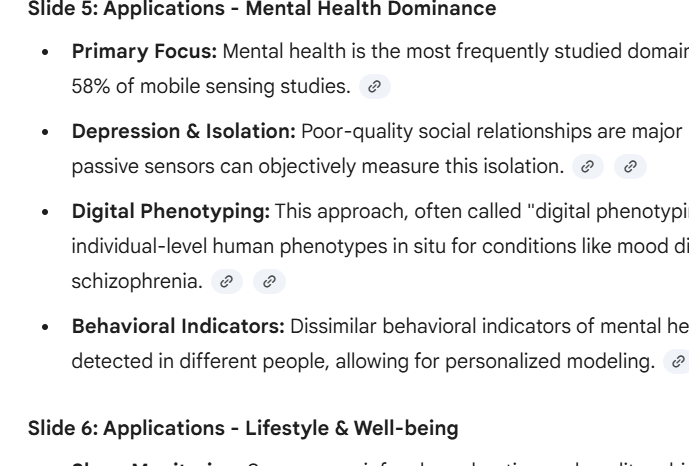
#> input picture backend/sample.png, 689 x 466 px
$ python -i ocr.py   (imports and definitions only)
#> lines starting #> are read from the running program, lines starting #| are printed output that depends on the picture
import cv2
import numpy as np
from PIL import Image
import easyocr

# [1 line that did not run here, left out]


def preprocess_image(image_np):
    if len(image_np.shape) == 3:
        gray = cv2.cvtColor(image_np, cv2.COLOR_BGR2GRAY)
    else:
        gray = image_np

    height, width = gray.shape
#> height = 466; width = 689
    if height < 1000 or width < 1000:
        gray = cv2.resize(gray, None, fx=1.5, fy=1.5, interpolation=cv2.INTER_CUBIC)
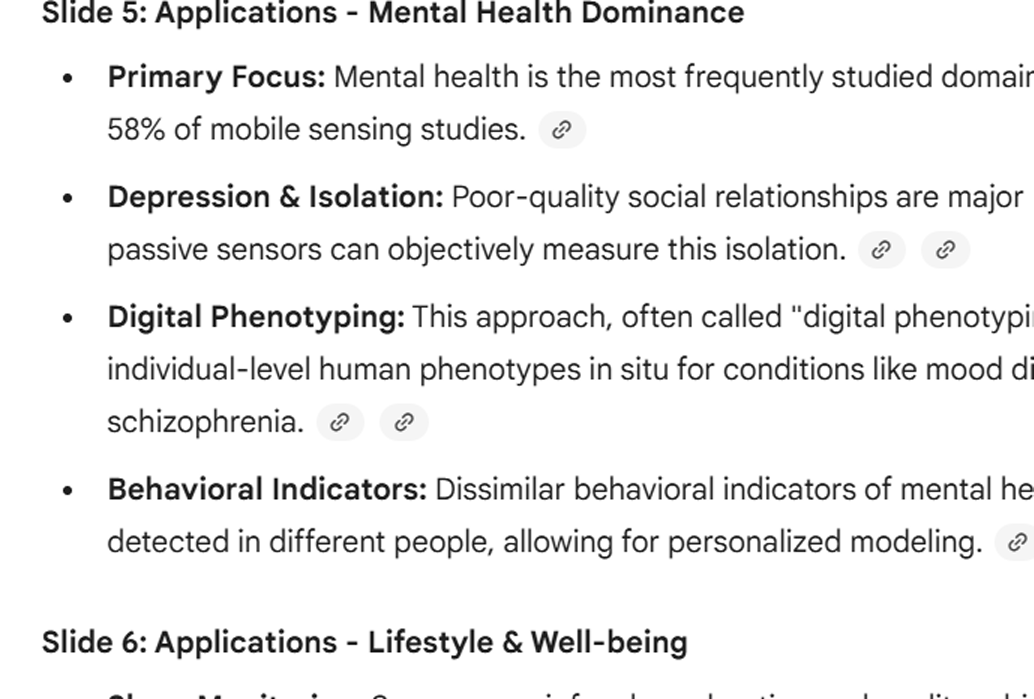
#> gray: shape (699, 1034); min 0, max 255, mean 237.1

    clahe = cv2.createCLAHE(clipLimit=2.0, tileGridSize=(8, 8))
    enhanced = clahe.apply(gray)

    denoised = cv2.fastNlMeansDenoising(enhanced, h=10)

    return denoised


def extract_text(image_input):
    if isinstance(image_input, np.ndarray):
        image_np = image_input
    else:
        image = Image.open(image_input).convert("RGB")
        image_np = np.array(image)

    processed = preprocess_image(image_np)

#> (the run stopped early here; a loop or call above may not have finished)
